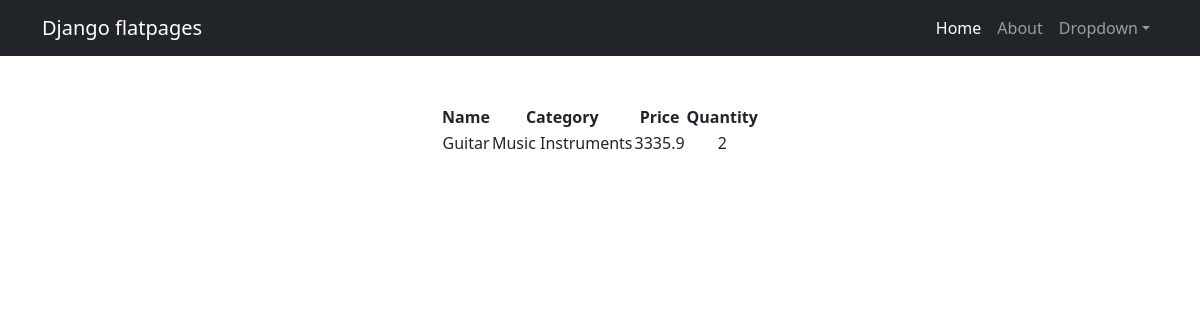
Page /products/3/ on the committed database.
### simpleapp/models.py (models this page shows, shortened)
class Product(models.Model):
    name = models.CharField(
        max_length=50,
        unique=True,  # названия товаров не должны повторяться
    )
    description = models.TextField(
    )
    quantity = models.IntegerField(
        validators=[MinValueValidator(0, 'Quantity should be >= 0')],  # количество не может быть меньше 0
    )
    category = models.ForeignKey(
        to='Category',
        on_delete=models.CASCADE,
        related_name='products',  # все продукты в категории будут доступны через поле products
    )
    price = models.FloatField(
        validators=[MinValueValidator(0.0)],
    )
    def __str__(self):
        return f'{self.name.title()}: {self.description[:20]} ({self.price})'

class Category(models.Model):
    name = models.CharField(max_length=100, unique=True)

### simpleapp/views.py (the view)
# urls.py: path('<int:pk>/', ProductDetail.as_view(), name='product_detail'),  # Ссылка на детали товара
class ProductDetail(DetailView):
    model = Product
    template_name = 'product_detail.html'
    def get_context_data(self, **kwargs):
        context = super().get_context_data(**kwargs)
        pprint(context)
        return context

### templates/product_detail.html (shortened to what this page needs)
{% extends 'flatpages/default.html' %}
{% block content %}
<table align="center">
    <thead>
        <th>
            Name
        </th>
        <th>
            Category
        </th>
        <th>
            Price
        </th>
        <th>
            Quantity
        </th>
    </thead>
    <tr>
        <td>
            {{ product.name|title }}
        </td>
        <td>
            {{ product.category.name|title }}
        </td>
        <td>
            {{ product.price }}
        </td>
        <td>
            {{ product.quantity }}
        </td>
    </tr>
</table>
{% endblock content %}

### rows in the picture
Product: name "Guitar", category.name "Music Instruments", price "3335.9", quantity "2"
